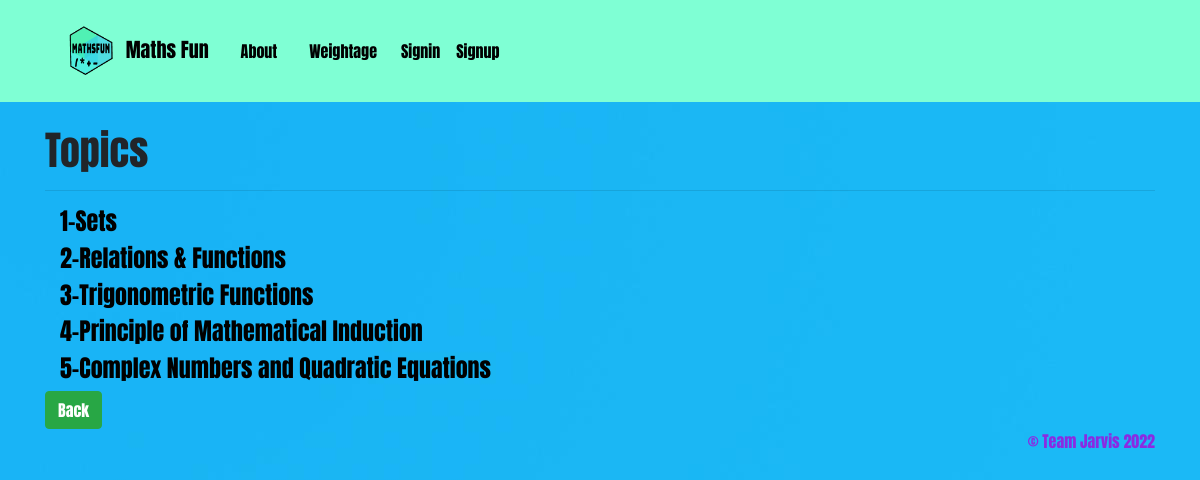
The page /MathsFun/detail/6 on the database its author committed.
### MathsFun/models.py (models this page shows, shortened)
class Topic(models.Model):
    Topicname = models.ForeignKey(AllStandard, on_delete=models.CASCADE)
    tname = models.CharField(max_length=300)
    files = models.FileField(upload_to='pdfs/')
    video = EmbedVideoField(blank=True)

### MathsFun/views.py (the view)
# urls.py: path('detail/<int:pk>', views.detail, name='topic'),
def detail(request, pk):
    topic = Topic.objects.filter(Topicname = pk)
    return render(request, 'MathsFun/Topic.html', {'topic':topic})

### MathsFun/templates/MathsFun/Topic.html
{% extends 'base.html' %}
{% block content %}
{% load embed_video_tags %}
<br/>
<h1>Topics</h1>
<hr/>
<div class = 'container'>
  {% for i in topic.all %}
  <h4><a href = '{% url "topicselector" i.id %}'  style = 'text-decoration:none;color:black;' >{{i.tname}}</a></h4>
  {% endfor %}
</div>
<a href="{% url 'home-page' %}" class = 'btn btn-success'>Back</a>
{% endblock %}

### rows shown on the page
Topic: tname "1-Sets"
Topic: tname "2-Relations & Functions"
Topic: tname "3-Trigonometric Functions"
Topic: tname "4-Principle of Mathematical Induction"
Topic: tname "5-Complex Numbers and Quadratic Equations"
